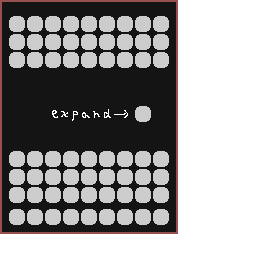

The script that saved this image:
from guigen import *
from PIL import *
import math

im = Image.new("RGBA", (256, 256), (255, 255, 255, 0))
draw_window(im, (178, 234), (80, 80, 80, 255), (150, 80, 80, 255), 2)

draw_slots(im, GRAY_SLOT, (9, 16), (9, 3))
draw_player_inv(im, GRAY_SLOT, (9, 151))
im.paste(GRAY_SLOT, (135, 106), GRAY_SLOT)

expand = Image.open(ASSET_DIR + '/expand.png')
im.paste(expand, (45, 106), expand)

centerX = 89
centerY = 76
radius = 60
theta = 2*math.pi/16.0

im.save(ASSET_DIR + "/chunkchest.png")
